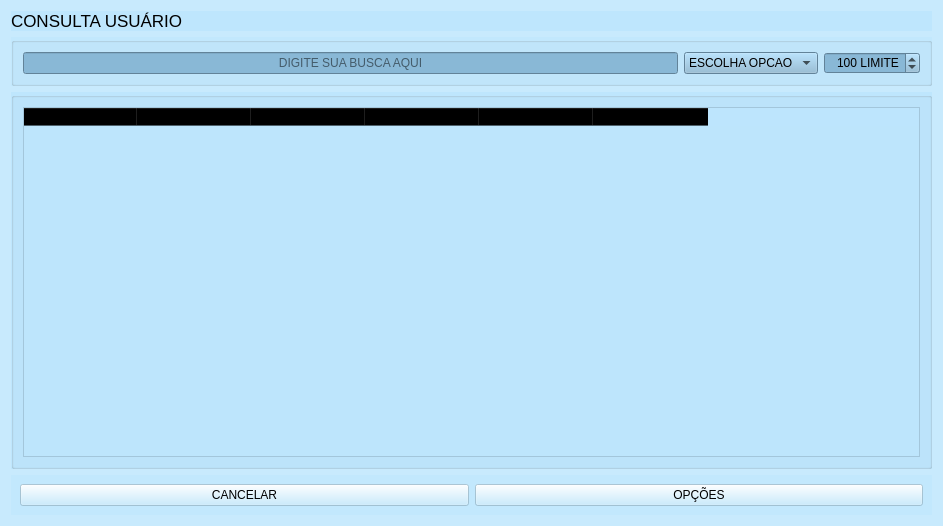
<?xml version="1.0" encoding="UTF-8"?>
<ui version="4.0">
 <class>Form</class>
 <widget class="QWidget" name="Form">
  <property name="geometry">
   <rect>
    <x>0</x>
    <y>0</y>
    <width>943</width>
    <height>526</height>
   </rect>
  </property>
  <property name="minimumSize">
   <size>
    <width>889</width>
    <height>469</height>
   </size>
  </property>
  <property name="maximumSize">
   <size>
    <width>943</width>
    <height>526</height>
   </size>
  </property>
  <property name="windowTitle">
   <string>CONSULTA USUÁRIO - ASSISTENCIA TECNICA</string>
  </property>
  <property name="windowIcon">
   <iconset resource="../IMG/recursos.qrc">
    <normaloff>:/img/technician.svg</normaloff>:/img/technician.svg</iconset>
  </property>
  <property name="styleSheet">
   <string notr="true">#busca{
	background-image: url(:/img/user.svg);
	background-repeat: no-repeat;
    background-position: left;
	background-color: rgb(137, 184, 214);
}
#Form{
background-image: url(:/img/usuario.jpg);
}

QWidget{	
	background-color: rgb(188, 230, 254, 150);
}

#filtro, #limite{
	background-color: rgb(137, 184, 214);
}</string>
  </property>
  <layout class="QVBoxLayout" name="verticalLayout">
   <item>
    <widget class="QWidget" name="widget_3" native="true">
     <property name="maximumSize">
      <size>
       <width>16777215</width>
       <height>66</height>
      </size>
     </property>
     <layout class="QHBoxLayout" name="horizontalLayout">
      <property name="spacing">
       <number>0</number>
      </property>
      <property name="leftMargin">
       <number>0</number>
      </property>
      <property name="topMargin">
       <number>0</number>
      </property>
      <property name="rightMargin">
       <number>0</number>
      </property>
      <property name="bottomMargin">
       <number>0</number>
      </property>
      <item>
       <widget class="QLabel" name="label">
        <property name="font">
         <font>
          <pointsize>13</pointsize>
         </font>
        </property>
        <property name="text">
         <string>CONSULTA USUÁRIO</string>
        </property>
        <property name="alignment">
         <set>Qt::AlignLeading|Qt::AlignLeft|Qt::AlignVCenter</set>
        </property>
       </widget>
      </item>
      <item>
       <widget class="QLabel" name="label_2">
        <property name="maximumSize">
         <size>
          <width>100</width>
          <height>16777215</height>
         </size>
        </property>
        <property name="font">
         <font>
          <pointsize>13</pointsize>
         </font>
        </property>
        <property name="text">
         <string/>
        </property>
        <property name="pixmap">
         <pixmap resource="../IMG/recursos.qrc">:/img/search.svg</pixmap>
        </property>
        <property name="alignment">
         <set>Qt::AlignRight|Qt::AlignTrailing|Qt::AlignVCenter</set>
        </property>
       </widget>
      </item>
     </layout>
    </widget>
   </item>
   <item>
    <widget class="QGroupBox" name="groupBox">
     <property name="title">
      <string/>
     </property>
     <layout class="QHBoxLayout" name="horizontalLayout_2">
      <item>
       <widget class="QLineEdit" name="busca">
        <property name="alignment">
         <set>Qt::AlignCenter</set>
        </property>
        <property name="placeholderText">
         <string>DIGITE SUA BUSCA AQUI</string>
        </property>
        <property name="clearButtonEnabled">
         <bool>true</bool>
        </property>
       </widget>
      </item>
      <item>
       <widget class="QComboBox" name="filtro">
        <item>
         <property name="text">
          <string>ESCOLHA OPCAO </string>
         </property>
        </item>
        <item>
         <property name="text">
          <string>USUARIO</string>
         </property>
        </item>
        <item>
         <property name="text">
          <string>CÓDIGO</string>
         </property>
        </item>
       </widget>
      </item>
      <item>
       <widget class="QSpinBox" name="limite">
        <property name="maximumSize">
         <size>
          <width>102</width>
          <height>16777215</height>
         </size>
        </property>
        <property name="toolTip">
         <string>&lt;html&gt;&lt;head/&gt;&lt;body&gt;&lt;p&gt;&lt;span style=&quot; font-weight:600;&quot;&gt;DEFINE UM LIMITE PARA NÃO SOBRECARREGAR O SERVIDOR&lt;/span&gt;&lt;/p&gt;&lt;/body&gt;&lt;/html&gt;</string>
        </property>
        <property name="alignment">
         <set>Qt::AlignRight|Qt::AlignTrailing|Qt::AlignVCenter</set>
        </property>
        <property name="suffix">
         <string> LIMITE</string>
        </property>
        <property name="maximum">
         <number>1000</number>
        </property>
        <property name="value">
         <number>100</number>
        </property>
        <property name="displayIntegerBase">
         <number>10</number>
        </property>
       </widget>
      </item>
     </layout>
    </widget>
   </item>
   <item>
    <widget class="QWidget" name="widget" native="true">
     <layout class="QVBoxLayout" name="verticalLayout_2">
      <property name="spacing">
       <number>0</number>
      </property>
      <property name="leftMargin">
       <number>0</number>
      </property>
      <property name="topMargin">
       <number>0</number>
      </property>
      <property name="rightMargin">
       <number>0</number>
      </property>
      <property name="bottomMargin">
       <number>0</number>
      </property>
      <item>
       <widget class="QGroupBox" name="groupBox_2">
        <property name="title">
         <string/>
        </property>
        <layout class="QHBoxLayout" name="horizontalLayout_3">
         <item>
          <widget class="QTableWidget" name="tabela">
           <property name="editTriggers">
            <set>QAbstractItemView::NoEditTriggers</set>
           </property>
           <property name="selectionMode">
            <enum>QAbstractItemView::SingleSelection</enum>
           </property>
           <property name="selectionBehavior">
            <enum>QAbstractItemView::SelectRows</enum>
           </property>
           <property name="showGrid">
            <bool>false</bool>
           </property>
           <property name="sortingEnabled">
            <bool>true</bool>
           </property>
           <attribute name="horizontalHeaderDefaultSectionSize">
            <number>114</number>
           </attribute>
           <attribute name="horizontalHeaderMinimumSectionSize">
            <number>39</number>
           </attribute>
           <column>
            <property name="text">
             <string>CÓDIGO</string>
            </property>
           </column>
           <column>
            <property name="text">
             <string>USUARIO</string>
            </property>
           </column>
           <column>
            <property name="text">
             <string>TELEFONE</string>
            </property>
           </column>
           <column>
            <property name="text">
             <string>WHATSAPP</string>
            </property>
           </column>
           <column>
            <property name="text">
             <string>E-MAIL</string>
            </property>
           </column>
           <column>
            <property name="text">
             <string>SITUAÇÃO</string>
            </property>
           </column>
          </widget>
         </item>
        </layout>
       </widget>
      </item>
     </layout>
    </widget>
   </item>
   <item>
    <widget class="QWidget" name="widget_2" native="true">
     <layout class="QHBoxLayout" name="horizontalLayout_4">
      <item>
       <widget class="QPushButton" name="cancelar">
        <property name="text">
         <string>CANCELAR</string>
        </property>
        <property name="icon">
         <iconset resource="../IMG/recursos.qrc">
          <normaloff>:/img/cancel.svg</normaloff>:/img/cancel.svg</iconset>
        </property>
        <property name="iconSize">
         <size>
          <width>37</width>
          <height>27</height>
         </size>
        </property>
       </widget>
      </item>
      <item>
       <widget class="QPushButton" name="opcoes">
        <property name="text">
         <string>OPÇÕES</string>
        </property>
        <property name="icon">
         <iconset resource="../IMG/recursos.qrc">
          <normaloff>:/img/gear-svgrepo-com.svg</normaloff>:/img/gear-svgrepo-com.svg</iconset>
        </property>
        <property name="iconSize">
         <size>
          <width>37</width>
          <height>27</height>
         </size>
        </property>
       </widget>
      </item>
     </layout>
    </widget>
   </item>
  </layout>
 </widget>
 <resources>
  <include location="../IMG/recursos.qrc"/>
 </resources>
 <connections/>
</ui>
